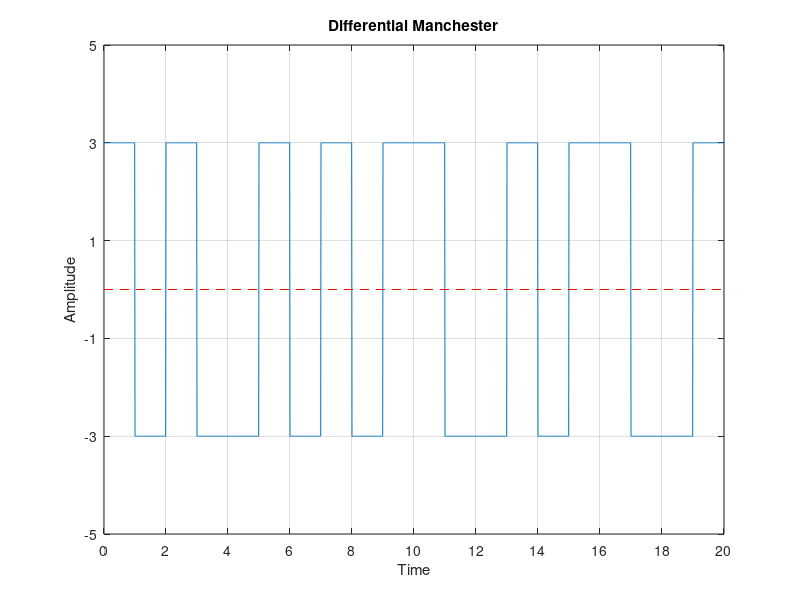

Here is the MATLAB script that generated this plot:
clear all;
close all;
clc;

bits = [1 0 1 0 0 1 1 0 1 1];
bit_duration = 2;

fs = 100;
Total_time = length(bits) * bit_duration;   # time needed to send whole data
t = 0: 1/fs: Total_time-(1/fs);

one = [ones(1, (fs/2) * bit_duration).*3, ones(1, (fs/2) * bit_duration).*-3];
zero = [ones(1, (fs/2) * bit_duration).*-3, ones(1, (fs/2) * bit_duration).*3];

# sender end
prv_bit = zero;
for i = 1 : length(bits)
  if bits(i) == 0
    diff_manchester(((i-1) * bit_duration * fs) + 1 : i * bit_duration * fs) = prv_bit;
  else
    prv_bit = prv_bit .* -1;
    diff_manchester(((i-1) * bit_duration * fs) + 1 : i * bit_duration * fs) = prv_bit;
  endif
endfor

# ploting
plot(t, diff_manchester);
xticks([0: bit_duration: Total_time]);
yticks([-5: 2: 5]);
ylim([-5, 5]);
xlim([0, Total_time]);
grid on;
title("Differential Manchester");
xlabel("Time");
ylabel("Amplitude");
line ([0, Total_time], [0 0], "linestyle", "--", "color", "r");


# receiver end
checker = one;
for i = 1 : length(diff_manchester)/(bit_duration * fs)
  if diff_manchester(((i-1) * bit_duration * fs) + 1 : i * bit_duration * fs) == checker
    rcv_data(i) = 1;
    checker = checker .* -1;
  else
    rcv_data(i) = 0;
  endif
endfor

disp(rcv_data);
